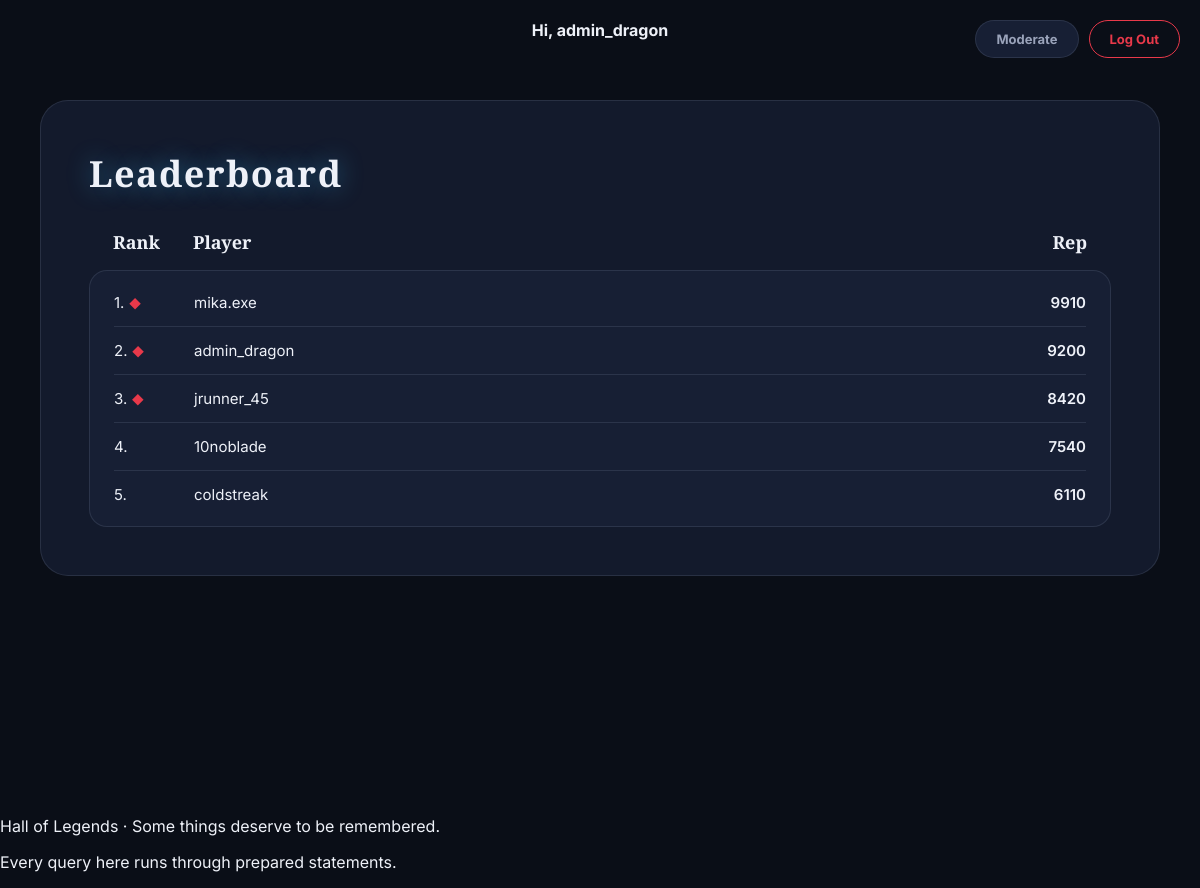
/leaderboard.php (signed in), run on the app's committed database.
### tables this page shows
CREATE TABLE users (
    user_id     INT AUTO_INCREMENT PRIMARY KEY,
    username    VARCHAR(50) NOT NULL UNIQUE,
    email       VARCHAR(100) NOT NULL UNIQUE,
    password    VARCHAR(255) NOT NULL,
    role        ENUM('user','admin') NOT NULL DEFAULT 'user',
    rep         INT NOT NULL DEFAULT 0,
    created_at  DATETIME DEFAULT CURRENT_TIMESTAMP
);

### leaderboard.php (the view, shortened to what this page needs)
<?php
require __DIR__.'/config/db.php';
$rows = $conn->query('SELECT * FROM leaderboard_view ORDER BY position ASC LIMIT 20');
require __DIR__.'/includes/header.php';
?>
<div class="hol-screen">
  <div class="hol-panel">
    <h1 class="hol-glow-heading" style="font-size:36px;margin-bottom:32px;">Leaderboard</h1>
    <div style="display:grid;grid-template-columns:80px 1fr 120px;padding:0 24px 16px;font-family:var(--font-display);font-weight:700;font-size:18px;">
      <span>Rank</span><span>Player</span><span style="text-align:right;">Rep</span>
    </div>
    <div class="hol-rank-card" style="padding:8px 24px;">
      <?php while ($row = $rows->fetch_assoc()): ?>
        <div class="hol-lb-row" style="grid-template-columns:80px 1fr 120px;display:grid;">
          <span><?php echo (int)$row['position']; ?>. <?php echo $row['position'] <= 3 ? '<span class="hol-lb-diamond">◆</span>' : ''; ?></span>
          <span><?php echo htmlspecialchars($row['username']); ?></span>
          <span class="hol-lb-score" style="text-align:right;"><?php echo (int)$row['rep']; ?></span>
        </div>
      <?php endwhile; ?>
    </div>
  </div>
</div>
<?php require __DIR__.'/includes/footer.php'; ?>

### assets/styles/base.css (style rules this page uses)
:root { --bg-app: #0a0e17; --bg-panel: #131a2c; --bg-panel-alt: #171f34; --bg-input: #4b5568; --bg-input-placeholder: #8f97ab; --border-soft: rgba(148, 163, 184, 0.16); --border-dashed: rgba(226, 232, 240, 0.55); --text-primary: #eef1f8; --text-secondary: #9aa3ba; --text-muted: #6b7488; --accent-cyan: #38bdf8; --accent-cyan-glow: rgba(56, 189, 248, 0.45); --accent-cyan-text: #2f3f5c; --accent-red: #e8394a; --accent-red-glow: rgba(232, 57, 74, 0.35); --rep-badge-bg: #2f6fa8; --rep-badge-text: #bfe3ff; --tab-active-bg: #2b3f63; --radius-xl: 28px; --radius-lg: 18px; --radius-md: 12px; --radius-pill: 999px; --font-display: "Playfair Display", "Georgia", serif; --font-body: "Inter", -apple-system, BlinkMacSystemFont, "Segoe UI", sans-serif; }
* { box-sizing: border-box; }
body { margin: 0; background: var(--bg-app); color: var(--text-primary); font-family: var(--font-body); -webkit-font-smoothing: antialiased; }
.hol-screen { min-height: 100vh; background: var(--bg-app); padding: 100px 40px 40px; display: flex; align-items: flex-start; justify-content: center; }
.hol-panel { width: 100%; max-width: 1180px; background: var(--bg-panel); border: 1px solid var(--border-soft); border-radius: var(--radius-xl); padding: 48px; }
.hol-glow-heading { font-family: var(--font-display); font-weight: 800; letter-spacing: 0.04em; color: var(--text-primary); text-shadow: 0 0 24px var(--accent-cyan-glow); margin: 0; }
.hol-rank-card { background: var(--bg-panel-alt); border: 1px solid var(--border-soft); border-radius: var(--radius-lg); padding: 26px; }
.hol-lb-row { display: flex; align-items: center; justify-content: space-between; padding: 14px 0; border-bottom: 1px solid var(--border-soft); font-size: 15px; }
.hol-lb-row:last-of-type { border-bottom: none; }
.hol-lb-diamond { color: var(--accent-red); font-size: 12px; }
.hol-lb-score { color: var(--text-primary); font-weight: 600; }

### data on the page
users: position "1", username "mika.exe", rep "9910"
users: position "2", username "admin_dragon", rep "9200"
users: position "3", username "jrunner_45", rep "8420"
users: position "4", username "10noblade", rep "7540"
users: position "5", username "coldstreak", rep "6110"

### other printed values
$_SESSION['username'] "admin_dragon"
